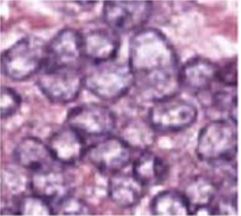
#> input picture cells.png, 241 x 216 px
$ python color_norm.py
#> lines starting #> are read from the running program, lines starting #| are printed output that depends on the picture
import cv2
import numpy as np
from matplotlib import pyplot as plt
from sklearn.decomposition import NMF
img = cv2.imread('cells.png')
#> img is the input picture: shape (216, 241, 3); mean B, G, R 172.5, 132.9, 171.9
cv2.imshow('cells',img)
cv2.waitKey(0)
cv2.destroyAllWindows()
modified = -np.log(img/255)
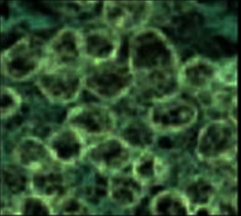
#> modified: shape (216, 241, 3) float64; mean B, G, R 0.415, 0.716, 0.427; drawn with min black and max white
print(modified.shape)
#| (216, 241, 3)
plt.imshow(modified,'gray')
plt.show()
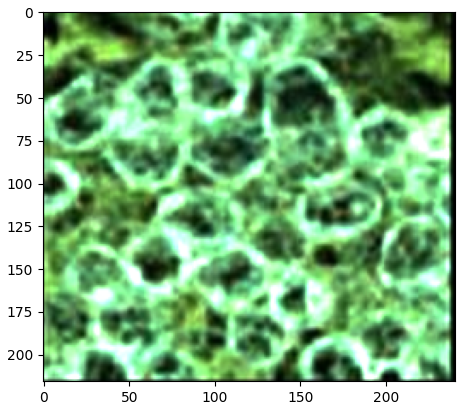
#> figure drawn by matplotlib, 1 panel; B, G, R data is drawn as R, G, B
model = NMF(n_components=2,init='random',random_state=0)
W = []
H = []
for i in range(3):
    Wi = model.fit_transform(modified[:,:,i])
    Hi = model.components_
    W.append(Wi)
    H.append(Hi)
#> after the loop, H = 3 items; W = 3 point arrays, longest 216 points
